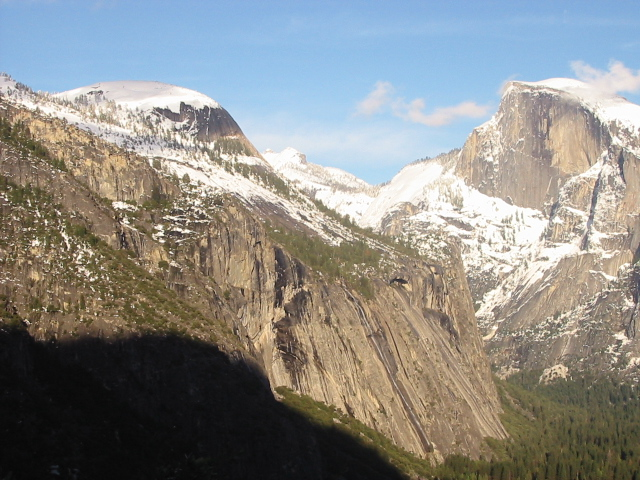
#> input picture notebooks/fast_scale_invariant_feature_using_cnn/datas/yosemite_test/yosemite1.jpg, 640 x 480 px
$ jupyter execute '9.0. test.ipynb'   (shell and % lines are left out)
#> lines starting #> are read from the running program, lines starting #| are printed output that depends on the picture
[cell 1]
import cv2
import numpy as np
import matplotlib.pyplot as plt
import time

images = [cv2.imread('datas/yosemite_test/yosemite1.jpg'), cv2.imread('datas/yosemite_test/yosemite2.jpg')]
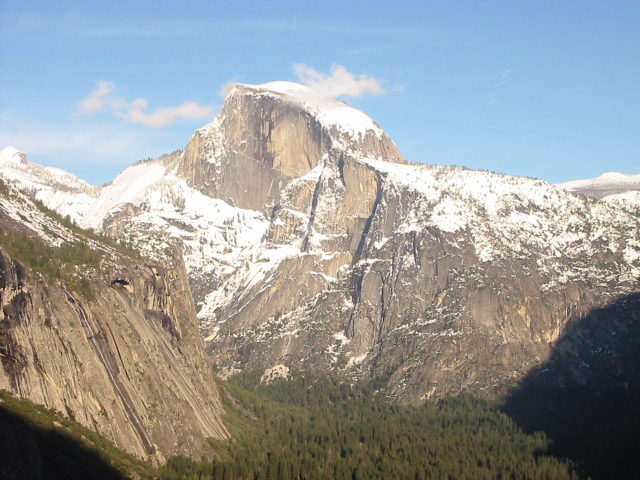
#> input picture notebooks/fast_scale_invariant_feature_using_cnn/datas/yosemite_test/yosemite2.jpg, 640 x 480 px
images = [cv2.resize(im, (320, 240)) for im in images]
#> images = 2 items

fig = plt.figure(figsize=(16, 6))
for i, image in enumerate(images):
    ax = fig.add_subplot(1, 2, i+1)
    ax.imshow(cv2.cvtColor(image, cv2.COLOR_BGR2RGB))
    _ = ax.axis("off")
#> this loop made 2 passes
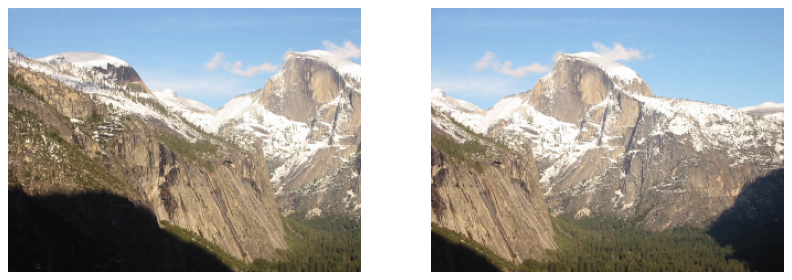
#> figure drawn by matplotlib, 2 panels

## test datas

[cell 2]
detector = cv2.xfeatures2d.SIFT_create()

timestamps = []
timestamps.append( ('init', time.time()) )
keypoints = [detector.detect(cv2.cvtColor(image, cv2.COLOR_BGR2GRAY), None) for image in images]
#> keypoints = 2 items
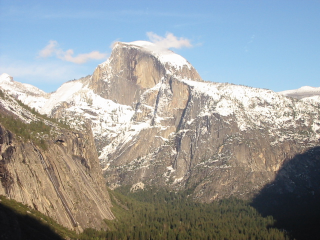
#> image: shape (240, 320, 3); mean of channels 0, 1, 2 155.7, 155.7, 151.9; drawn as B, G, R
timestamps.append( ('extraction', time.time()) )
descriptors = [detector.compute(cv2.cvtColor(image, cv2.COLOR_BGR2GRAY), kp)[1] for image, kp in zip(images, keypoints)]
#> descriptors = 2 items
timestamps.append( ('computation', time.time()) )

matcher = cv2.BFMatcher()
matches = matcher.knnMatch(descriptors[0], descriptors[1], k=2)
#> matches = 642 matches

good = []
for m,n in matches:
    if m.distance < 0.80*n.distance:
        good.append([m])
#> after the loop, good = 246 matches

result = cv2.drawMatchesKnn(images[0], keypoints[0], images[1], keypoints[1], good, None, flags=cv2.DRAW_MATCHES_FLAGS_DRAW_RICH_KEYPOINTS)
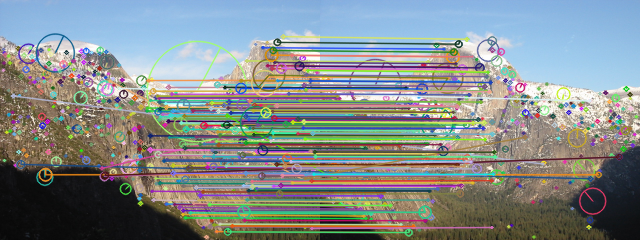
#> result: shape (240, 640, 3); mean of channels 0, 1, 2 138.9, 139.3, 132.7; drawn as B, G, R

fig, ax = plt.subplots(figsize=(16, 6))
ax.imshow(cv2.cvtColor(result, cv2.COLOR_BGR2RGB))
_ = ax.axis("off")


print('#images:{} #features:{} #matches:{} elapsed time: {}'.format(
    len(images),
    ' '.join( ['image{}:{}'.format(i, len(kp)) for i, kp in enumerate(keypoints)] ),
    len(good),
    ' '.join( ['{}:{:.4f}sec'.format(t[0], t[1]-timestamps[i][1]) for i, t in enumerate(timestamps[1:])]) ))
#| #images:2 #features:image0:642 image1:554 #matches:246 elapsed time: extraction:0.0525sec computation:0.0548sec

[cell 3]
points0 = np.float32([ keypoints[0][m[0].queryIdx].pt for m in good ]).reshape(-1,1,2)
#> points0 = 246 rows, first 8: [12.99, 95.49], [20.41, 164], [45.09, 174.3], [101.4, 167.9], [103.9, 176], [104.5, 175.1], [109.5, 80.48], [119, 87.79]
points1 = np.float32([ keypoints[1][m[0].trainIdx].pt for m in good ]).reshape(-1,1,2)
#> points1 = 246 rows, first 8: [222.3, 163.5], [270.1, 178.3], [278.2, 174.2], [43.85, 105.3], [298.8, 156.5], [298.8, 156.5], [34.5, 205.5], [269.1, 100.4]

M, mask = cv2.findHomography(points0, points1, cv2.RANSAC,5.0)
#> M = [[1.07, -0.00173, -149.9], [0.0289, 1.05, -5.81], [0.00021, -3.15e-07, 1]]; mask = 246 values, max 1 at index 8, min 0 at index 0, mean 0.955

n1, n2 = len(good), len([idx for idx, m in enumerate(mask) if m])
#> n1 = 246; n2 = 235
print('ratio match results:{}, inliers:{} ratio:{:.4f}'.format(n1, n2, 1.0*n2/n1))
#| ratio match results:246, inliers:235 ratio:0.9553

## histogram response and size without matches

[cell 4]
responses = [kp.response for kp in keypoints[0]]
#> responses = 642 values, max 0.0695 at index 135, min 0.0134 at index 288, mean 0.027
sizes = [kp.size for kp in keypoints[0]]
#> sizes = 642 values, max 100.2 at index 378, min 1.8 at index 325, mean 3.77

fig = plt.figure(figsize=(16, 12))
ax = fig.add_subplot(2, 2, 1)
_ = ax.hist(responses, bins=[k*0.005 for k in range(20)])
ax = fig.add_subplot(2, 2, 2)
_ = ax.hist(sizes, bins=[k*5 for k in range(20)])
ax = fig.add_subplot(2, 2, 3)
_ = ax.hist(sizes, bins=[0, 1, 2, 3, 4, 5, 6, 7, 8, 9, 10])
ax = fig.add_subplot(2, 2, 4)
_ = ax.hist(sizes, bins=[(k+1)*10 for k in range(40)])
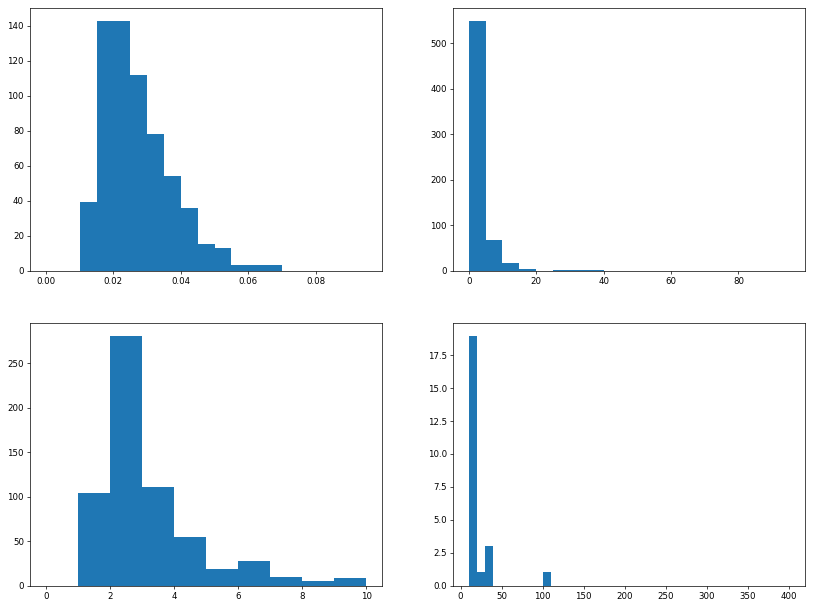
#> figure drawn by matplotlib, 4 panels; panel 2: tallest bar 550 high, from x = 0 to 5; panel 3: tallest bar 281 high, from x = 2 to 3; panel 4: tallest bar 19 high, from x = 10 to 20

## histogram response and size with matches

[cell 5]
new_keypoints=[[], []]
new_keypoints[0] = [ keypoints[0][m[0].queryIdx] for m in good ]
new_keypoints[1] = [ keypoints[1][m[0].trainIdx] for m in good ]

responses = [kp.response for kp in new_keypoints[0]]
#> responses = 246 values, max 0.0534 at index 244, min 0.0134 at index 10, mean 0.0255
sizes = [kp.size for kp in new_keypoints[0]]
#> sizes = 246 values, max 32.34 at index 168, min 1.8 at index 40, mean 3.88

fig = plt.figure(figsize=(16, 12))
ax = fig.add_subplot(2, 2, 1)
_ = ax.hist(responses, bins=[k*0.005 for k in range(20)])
ax = fig.add_subplot(2, 2, 2)
_ = ax.hist(sizes, bins=[k*5 for k in range(20)])
ax = fig.add_subplot(2, 2, 3)
_ = ax.hist(sizes, bins=[0, 1, 2, 3, 4, 5, 6, 7, 8, 9, 10])
ax = fig.add_subplot(2, 2, 4)
_ = ax.hist(sizes, bins=[(k+1)*10 for k in range(40)])
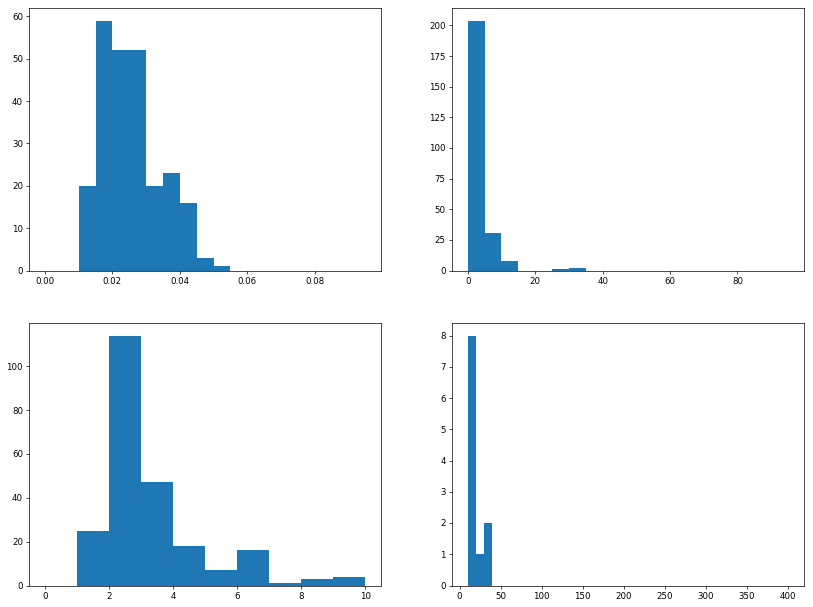
#> figure drawn by matplotlib, 4 panels; panel 1: tallest bar 59 high, from x = 0.015 to 0.02; panel 2: tallest bar 204 high, from x = 0 to 5; panel 3: tallest bar 114 high, from x = 2 to 3; panel 4: tallest bar 8 high, from x = 10 to 20

## match filtered keypoints

[cell 6]
detector = cv2.xfeatures2d.SIFT_create()

timestamps = []
timestamps.append( ('init', time.time()) )
keypoints = [
    [kp for kp in detector.detect(cv2.cvtColor(image, cv2.COLOR_BGR2GRAY), None)
        if kp.response>=0.015 and kp.size>=2.0 and kp.size<=10]
    for image in images]
timestamps.append( ('extraction', time.time()) )
descriptors = [detector.compute(cv2.cvtColor(image, cv2.COLOR_BGR2GRAY), kp)[1] for image, kp in zip(images, keypoints)]
timestamps.append( ('computation', time.time()) )

matcher = cv2.BFMatcher()
matches = matcher.knnMatch(descriptors[0], descriptors[1], k=2)
#> matches = 484 matches

good = []
for m,n in matches:
    if m.distance < 0.80*n.distance:
        good.append([m])
#> after the loop, good = 187 matches

result = cv2.drawMatchesKnn(images[0], keypoints[0], images[1], keypoints[1], good, None, flags=cv2.DRAW_MATCHES_FLAGS_DRAW_RICH_KEYPOINTS)
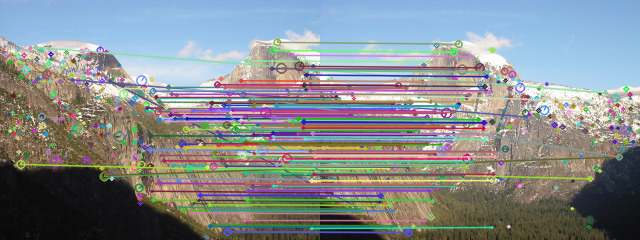
#> result: shape (240, 640, 3); mean of channels 0, 1, 2 141.6, 139.6, 134.4; drawn as B, G, R

fig, ax = plt.subplots(figsize=(16, 6))
ax.imshow(cv2.cvtColor(result, cv2.COLOR_BGR2RGB))
_ = ax.axis("off")

print('#images:{} #features:{} #matches:{} elapsed time: {}'.format(
    len(images),
    ' '.join( ['image{}:{}'.format(i, len(kp)) for i, kp in enumerate(keypoints)] ),
    len(good),
    ' '.join( ['{}:{:.4f}sec'.format(t[0], t[1]-timestamps[i][1]) for i, t in enumerate(timestamps[1:])]) ))
#| #images:2 #features:image0:484 image1:426 #matches:187 elapsed time: extraction:0.0282sec computation:0.0304sec

[cell 7]
points0 = np.float32([ keypoints[0][m[0].queryIdx].pt for m in good ]).reshape(-1,1,2)
#> points0 = 187 rows, first 8: [20.41, 164], [35.65, 46.93], [72, 79.52], [103.9, 176], [104.5, 175.1], [109.5, 80.48], [119, 87.79], [146.6, 110.5]
points1 = np.float32([ keypoints[1][m[0].trainIdx].pt for m in good ]).reshape(-1,1,2)
#> points1 = 187 rows, first 8: [270.1, 178.3], [285.1, 92.37], [206.2, 116.5], [298.8, 156.5], [298.8, 156.5], [34.5, 205.5], [269.1, 100.4], [6.26, 110.6]

M, mask = cv2.findHomography(points0, points1, cv2.RANSAC,5.0)
#> M = [[1.07, -0.00094, -149.9], [0.0284, 1.05, -5.79], [0.000207, 2.06e-06, 1]]; mask = 187 values, max 1 at index 7, min 0 at index 0, mean 0.952

n1, n2 = len(good), len([idx for idx, m in enumerate(mask) if m])
#> n1 = 187; n2 = 178
print('ratio match results:{}, inliers:{} ratio:{:.4f}'.format(n1, n2, 1.0*n2/n1))
#| ratio match results:187, inliers:178 ratio:0.9519
